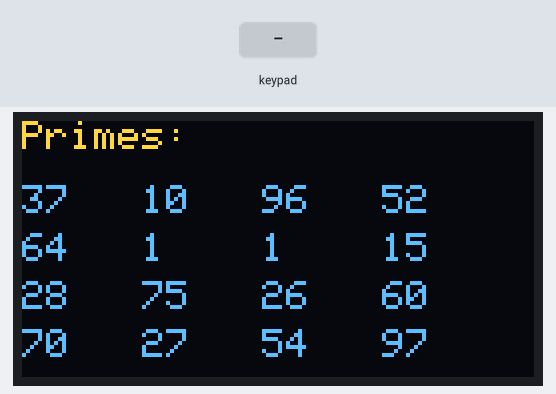
Bench run of a sketch on a simulated ESP32. Parts: 128×64 one-colour display. The inputs (shaded band) are chosen by the test bench. The OLED is the two-colour kind (top 16 rows yellow); random numbers use the default seed unless the sketch sets one.

Above: at 1.2 s.
1.3 s: keypad keys 2 3 2 6 2 5 2 7 D pressed 0.4 s apart
At 5.8 s:
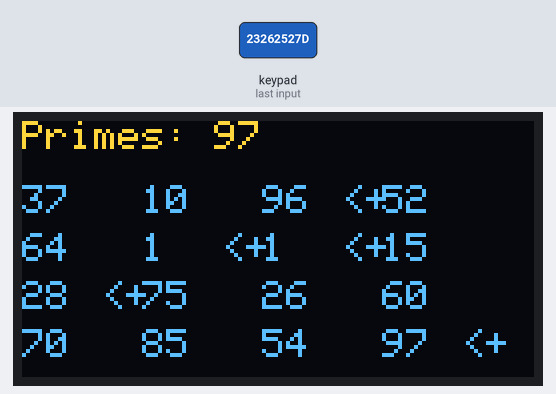
6.4 s: keypad keys 2 3 2 6 2 5 2 7 D pressed 0.4 s apart
At 11.0 s:
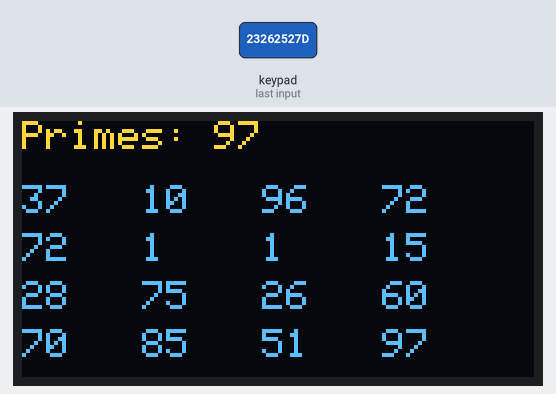
13.0 s: key '1' pressed
At 14.7 s:
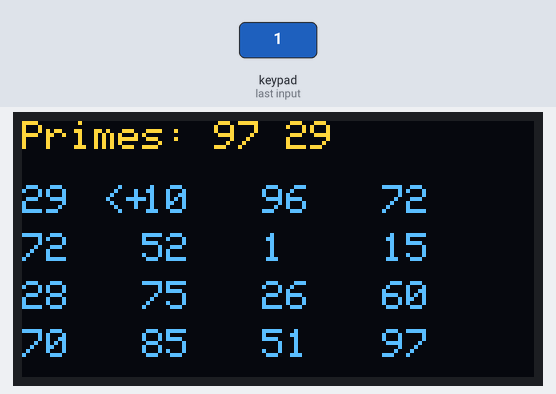
15.7 s: key '2' pressed
At 16.8 s:
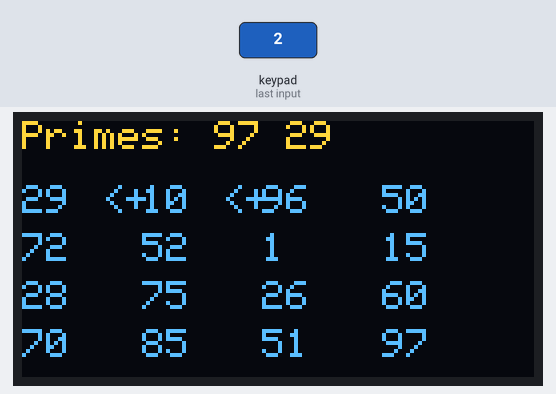
Timing chart, 0 to 18.7 s (numbered marks = the images above; inputs shaded):
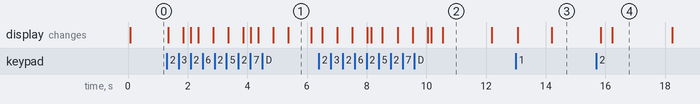

The sketch:

PR1MEB0SS.ino
```cpp
#include <Wire.h>
#include <Adafruit_GFX.h>
#include <Adafruit_SSD1306.h>
#include "Adafruit_Keypad.h"

// ===============================
// OLED Definitions
// ===============================
#define SCREEN_WIDTH 128
#define SCREEN_HEIGHT 64
#define OLED_RESET -1
#define SCREEN_ADDRESS 0x3C
#define SDA_PIN 21
#define SCL_PIN 22

Adafruit_SSD1306 display(SCREEN_WIDTH, SCREEN_HEIGHT, &Wire, OLED_RESET);

// ===============================
// Keypad Definitions
// ===============================
const byte ROWS = 4;
const byte COLS = 4;

char keys[ROWS][COLS] = {
  {'1','2','3','A'},
  {'4','5','6','B'},
  {'7','8','9','C'},
  {'*','0','#','D'}
};

byte rowPins[ROWS] = {23, 26, 25, 27};
byte colPins[COLS] = {32, 13, 12, 19};

Adafruit_Keypad keypad = Adafruit_Keypad(
  makeKeymap(keys), rowPins, colPins, ROWS, COLS
);

// ===============================
// Structs
// ===============================
struct Entity {
  int x;
  int y;
};

Entity player = {0, 0};

// ===============================
// Game Variables
// ===============================
int grid[4][4];          // Stores numbers in grid
bool selected[4][4];     // Tracks selected cells
int primeNumbers[16];    // Stores selected prime numbers
int primeCount = 0;      // Count of primes selected
unsigned long gameStartTime;
bool gameOver = false;

// Timer for slow updates
unsigned long lastUpdateTime = 0;  // Last grid update
int cellToUpdateX = random(0, 4); // Random cell to update
int cellToUpdateY = random(0, 4);

// ===============================
// Setup
// ===============================
void setup() {
  Serial.begin(115200);
  Wire.begin(SDA_PIN, SCL_PIN);

  if (!display.begin(SSD1306_SWITCHCAPVCC, SCREEN_ADDRESS)) {
    while (true);
  }

  display.clearDisplay();
  display.setTextSize(1);
  display.setTextColor(SSD1306_WHITE);
  display.setCursor(0, 0);
  display.println("Prime Picker");
  display.display();

  keypad.begin();
  randomSeed(analogRead(0));

  // Initialize grid with random numbers 1-100
  for (int i = 0; i < 4; i++) {
    for (int j = 0; j < 4; j++) {
      grid[i][j] = random(1, 101);
      selected[i][j] = false;
    }
  }

  gameStartTime = millis();
}

// ===============================
// Main Loop
// ===============================
void loop() {
  unsigned long now = millis();

  // Keypad input
  keypad.tick();
  while (keypad.available()) {
    keypadEvent e = keypad.read();
    if (e.bit.EVENT == KEY_JUST_PRESSED && !gameOver) {
      handleInput((char)e.bit.KEY);
    }
  }

  // Slow grid update: only one cell every 10 seconds
  if (!gameOver && now - lastUpdateTime >= 2000) {
    grid[cellToUpdateX][cellToUpdateY] = random(1, 101); // Update cell
    lastUpdateTime = now;

    // Pick new random cell for next update
    cellToUpdateX = random(0, 4);
    cellToUpdateY = random(0, 4);
  }

  drawBoard();
  checkGameOver();

  delay(100); // Small delay to reduce flicker
}

// ===============================
// Handle Input
// ===============================
void handleInput(char key) {
  if (gameOver) return;

  int i, j;
  switch (key) {
    case '1': i=0;j=0; break; case '2': i=0;j=1; break; case '3': i=0;j=2; break; case 'A': i=0;j=3; break;
    case '4': i=1;j=0; break; case '5': i=1;j=1; break; case '6': i=1;j=2; break; case 'B': i=1;j=3; break;
    case '7': i=2;j=0; break; case '8': i=2;j=1; break; case '9': i=2;j=2; break; case 'C': i=2;j=3; break;
    case '*': i=3;j=0; break; case '0': i=3;j=1; break; case '#': i=3;j=2; break; case 'D': i=3;j=3; break;
    default: return; // Ignore invalid keys
  }

  // Toggle selection
  selected[i][j] = !selected[i][j];

  // If selected, check if prime
  if (selected[i][j]) {
    int number = grid[i][j];
    if (isPrime(number) && primeCount < 16) {
      primeNumbers[primeCount++] = number;
    }
  }
}

// ===============================
// Prime Check
// ===============================
bool isPrime(int num) {
  if (num <= 1) return false;
  for (int k = 2; k * k <= num; k++) {
    if (num % k == 0) return false;
  }
  return true;
}

// ===============================
// Check Game Over
// ===============================
void checkGameOver() {
  if (!gameOver && millis() - gameStartTime >= 60000) {
    gameOver = true;
  }
}

// ===============================
// Draw Board
// ===============================
void drawBoard() {
  display.clearDisplay();
  display.setTextSize(1);

  // Show selected primes at top
  display.setCursor(0, 0);
  display.print("Primes: ");
  for (int i = 0; i < primeCount; i++) {
    display.print(primeNumbers[i]);
    display.print(" ");
  }

  // Draw grid
  for (int i = 0; i < 4; i++) {
    for (int j = 0; j < 4; j++) {
      display.setCursor(j * 30, i * 12 + 16);
      display.print(grid[i][j]);

      // Highlight selected cells
      if (selected[i][j]) {
        display.setCursor(j * 30 + 20, i * 12 + 16);
        display.print("<+");
      }
    }
  }

  display.display();
}

//1congratz...if u r unlucky... u caught m3
```

Measured:
- what the display in image 1 shows lasts 0.7 s, from 5.4 s to 6.1 s
- what the display in image 2 shows lasts 1.7 s, from 10.5 s to 12.2 s
